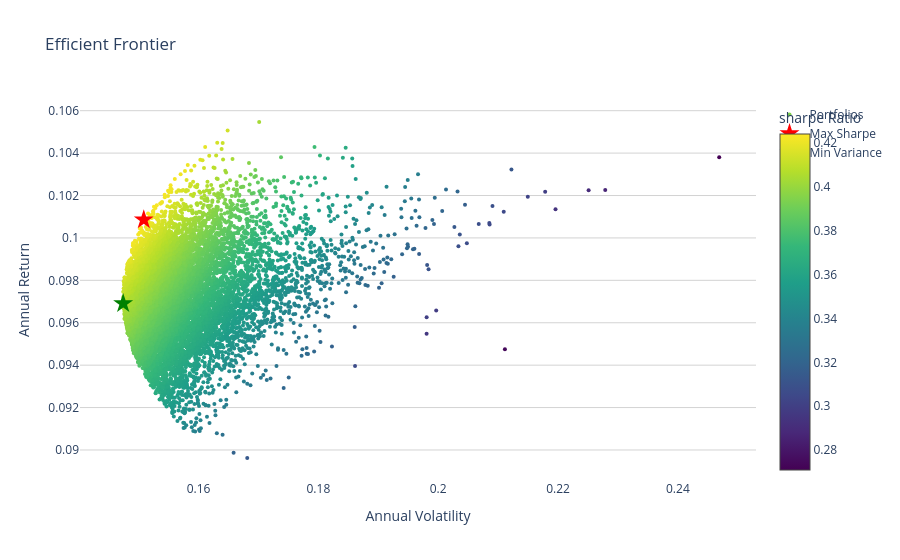

Notebook cell for this chart:
### Code cell
fig = go.Figure()
fig.add_trace(go.Scatter(
    x=portfolio_df["Volatility"],
    y=portfolio_df["Return"],
    mode="markers",
    marker=dict(
        color=portfolio_df["Sharpe"],
        colorscale="Viridis",
        showscale=True,
        colorbar=dict(title="sharpe Ratio"),
        size=4
    ),
    name="Portfolios"
))
#Trace 2 = Max Sharpe
fig.add_trace(go.Scatter(
    x=[max_sharpe_port["Volatility"]],
    y=[max_sharpe_port["Return"]],
    mode="markers",
    marker=dict(color="red", size=15, symbol="star"),
    name="Max Sharpe"
))

#Trace 3 = Min Variance
fig.add_trace(go.Scatter(
    x=[min_vol_port["Volatility"]],
    y=[min_vol_port["Return"]],
    mode="markers",
    marker=dict(color="green", size=15, symbol="star"),
    name="Min Variance"
))
fig.update_layout(
    title="Efficient Frontier",
    xaxis_title="Annual Volatility",
    yaxis_title="Annual Return",
    plot_bgcolor="white",
    yaxis=dict(gridcolor="lightgrey")
)
fig.show()

### Figure 1 — Plotly figure (JSON) as saved in the notebook; plotly's stock layout.template omitted (floating-point values rounded to 4 significant figures; data arrays with more than 128 entries replaced by an {"elided": "..."} marker saying what was removed)
{"data": [{"marker": {"color": {"elided": "10000 float values"}, "colorbar": {"title": {"text": "sharpe Ratio"}}, "colorscale": [[0, "#440154"], [0.1111, "#482878"], [0.2222, "#3e4989"], [0.3333, "#31688e"], [0.4444, "#26828e"], [0.5556, "#1f9e89"], [0.6667, "#35b779"], [0.7778, "#6ece58"], [0.8889, "#b5de2b"], [1, "#fde725"]], "showscale": true, "size": 4}, "mode": "markers", "name": "Portfolios", "type": "scatter", "x": {"elided": "10000 float values"}, "y": {"elided": "10000 float values"}}, {"marker": {"color": "red", "size": 15, "symbol": "star"}, "mode": "markers", "name": "Max Sharpe", "type": "scatter", "x": [0.1509], "y": [0.1009]}, {"marker": {"color": "green", "size": 15, "symbol": "star"}, "mode": "markers", "name": "Min Variance", "type": "scatter", "x": [0.1474], "y": [0.09691]}], "layout": {"plot_bgcolor": "white", "title": {"text": "Efficient Frontier"}, "xaxis": {"title": {"text": "Annual Volatility"}}, "yaxis": {"gridcolor": "lightgrey", "title": {"text": "Annual Return"}}}}
